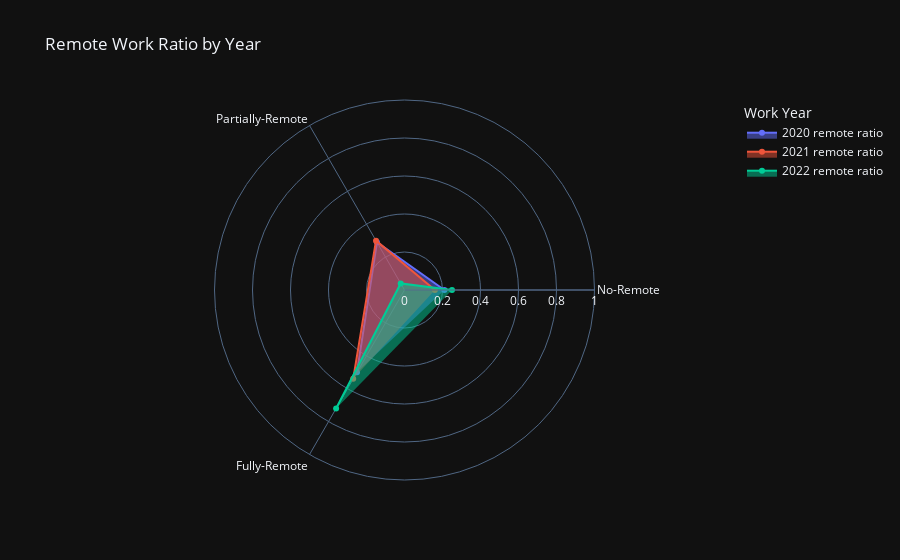

Notebook source saved alongside this figure:
### Code cell
remote_ratio_year = df.groupby(['work_year','remote_ratio']).size()
ratio_2020 = np.round(remote_ratio_year[2020].values/remote_ratio_year[2020].values.sum(),2)
ratio_2021 = np.round(remote_ratio_year[2021].values/remote_ratio_year[2021].values.sum(),2)
ratio_2022 = np.round(remote_ratio_year[2022].values/remote_ratio_year[2022].values.sum(),2)
fig = go.Figure()
categories = ['No-Remote', 'Partially-Remote', 'Fully-Remote']
fig.add_trace(go.Scatterpolar(
    r = ratio_2020, 
    theta = categories,
    fill = 'toself',
    name = '2020 remote ratio',
    
))
fig.add_trace(go.Scatterpolar(
    r = ratio_2021, 
    theta = categories,
    fill = 'toself',
    name = '2021 remote ratio'
))
fig.add_trace(go.Scatterpolar(
    r = ratio_2022, 
    theta = categories,
    fill = 'toself',
    name = '2022 remote ratio'
))

fig.update_layout(
    polar=dict(
        radialaxis=dict(
            visible=True,
            range=[0, 1] 
        )
    ),
    template='plotly_dark',  # Set the dark theme
    title='Remote Work Ratio by Year',
    legend_title="Work Year"
)
fig.show()

### Figure 1 — Plotly figure (JSON) as saved in the notebook; plotly's stock layout.template omitted (floating-point values rounded to 4 significant figures)
{"data": [{"fill": "toself", "name": "2020 remote ratio", "r": [0.21, 0.29, 0.5], "theta": ["No-Remote", "Partially-Remote", "Fully-Remote"], "type": "scatterpolar"}, {"fill": "toself", "name": "2021 remote ratio", "r": [0.16, 0.3, 0.54], "theta": ["No-Remote", "Partially-Remote", "Fully-Remote"], "type": "scatterpolar"}, {"fill": "toself", "name": "2022 remote ratio", "r": [0.25, 0.04, 0.72], "theta": ["No-Remote", "Partially-Remote", "Fully-Remote"], "type": "scatterpolar"}], "layout": {"legend": {"title": {"text": "Work Year"}}, "polar": {"radialaxis": {"range": [0, 1], "visible": true}}, "title": {"text": "Remote Work Ratio by Year"}}}
